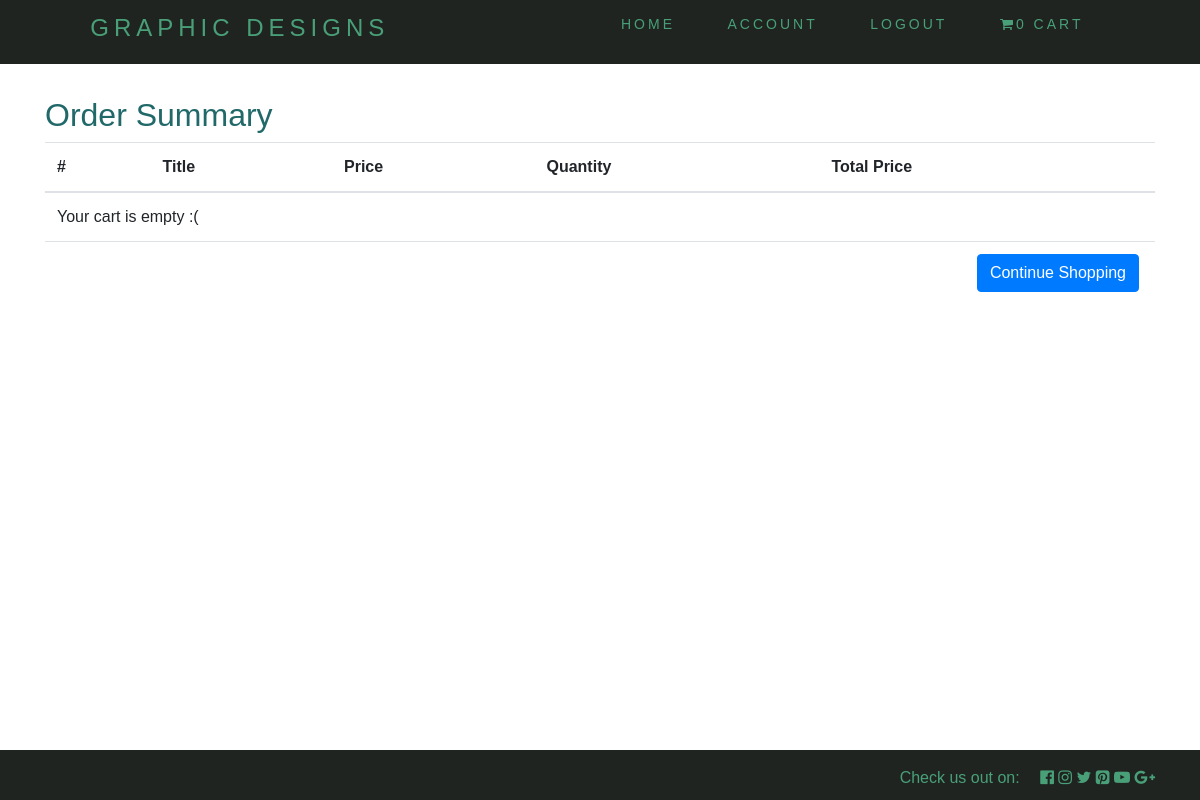
/order-summary/ (signed in), run on an earlier commit of the app's database.
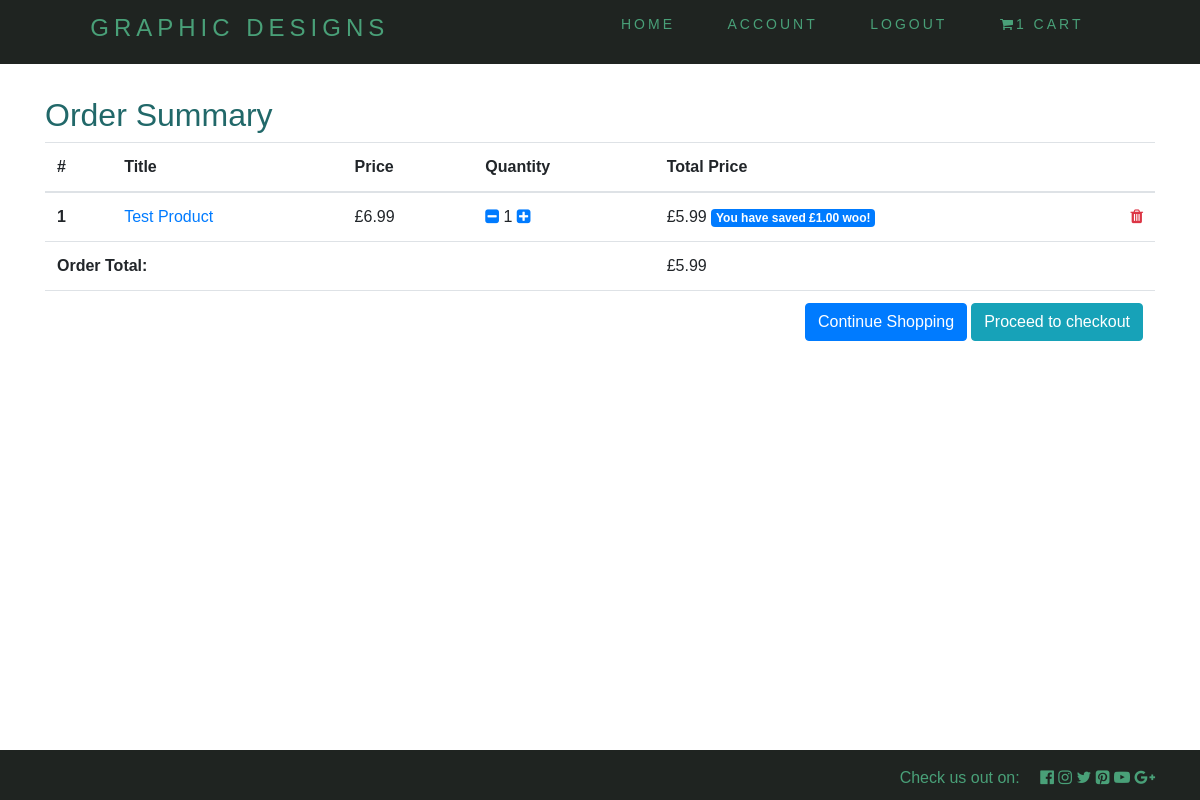
And on a later commit of the database.
### users/models.py (models this page shows, shortened)
class Order(models.Model):
    user = models.ForeignKey(User, on_delete=models.CASCADE)
    items = models.ManyToManyField(OrderItem)
    start_date = models.DateTimeField(auto_now_add=True)
    ordered_date = models.DateTimeField()
    ordered = models.BooleanField(default=False)
    billing_address = models.ForeignKey('BillingAddress', on_delete=models.SET_NULL, blank=True, null=True)
    payment = models.ForeignKey('Payment', on_delete=models.SET_NULL, blank=True, null=True)
    def get_total(self):
        total = 0
        for order_item in self.items.all():
            total += order_item.get_final_price()
        return total

class OrderItem(models.Model):
    user = models.ForeignKey(User, on_delete=models.CASCADE)
    ordered = models.BooleanField(default=False)
    item = models.ForeignKey(Item, on_delete=models.CASCADE)
    quantity = models.IntegerField(default=1)
    def get_total_price(self):
        return self.quantity * self.item.price
    def get_total_discount_price(self):
        return self.quantity * self.item.discount_price
    def get_savings(self):
        return self.get_total_price() - self.get_total_discount_price()
    def get_final_price(self):
        if self.item.discount_price:
            return self.get_total_discount_price()
        return self.get_total_price()
    def  get_absolute_url(self):
        return reverse('core:product', kwargs={
            'slug': self.item.slug
        })

class Item(models.Model):
    title = models.CharField(max_length=100)
    price = models.FloatField()
    discount_price = models.FloatField(blank=True, null=True)
    size = models.CharField(choices=SIZE_CHOICES, default='S', max_length=2)
    image = models.ImageField(default='default.jpg', upload_to='product_pics')
    slug = models.SlugField()
    description = models.TextField(default='This is a test description, please update')

### graphic_designs/views.py (the view)
# urls.py: path('order-summary/', views.OrderSummaryView.as_view(), name='order-summary'),
class OrderSummaryView(LoginRequiredMixin, View):
    def get(self, *args, **kwargs):
        try:
            order = Order.objects.get(user=self.request.user, ordered=False)
            context = {
                'object':order
            }
            return render(self.request, "app/order_summary.html", context)
        except ObjectDoesNotExist:
            messages.error(self.request, "You do not have an active order")
            return redirect("core:home")
        return render(self.request, "app/order_summary.html")

### graphic_designs/templatetags/cart_template_tags.py (called while the page is built)
@register.filter
def cart_item_count(user):
    if user.is_authenticated:
        query = Order.objects.filter(user=user, ordered=False)
        if query.exists():
            return query[0].items .count()
    return 0

### graphic_designs/templates/app/order_summary.html
{% extends 'app/base.html' %}
{% block body %}
    <div class="col-md-12">
        <div class="text-nowrap mt-5 mobile-center">
            <h2>Order Summary</h2>
            <table class="table">
                <thead>
                    <tr>
                        <th scope="col">#</th>
                        <th scope="col">Title</th>
                        <th scope="col">Price</th>
                        <th scope="col">Quantity</th>
                        <th scope="col">Total Price</th>
                    </tr>
                </thead>
                <tbody>
                    {% for order_item in object.items.all %}
                    <tr>
                        <th scope="row">{{ forloop.counter }}</th>
                        <td><a href="{{ order_item.get_absolute_url }}">{{ order_item.item.title }}</a></td>
                        <td>
                            £{{ order_item.item.price }}
                        </td>
                        <td>
                            <a href="{% url 'core:remove-single-item-from-cart' order_item.item.slug %}">
                                <i class="fa fa-minus-square" aria-hidden="true"></i>
                            </a>
                            {{ order_item.quantity }}
                            <a href="{% url 'core:add-to-cart' order_item.item.slug %}">
                                <i class="fa fa-plus-square" aria-hidden="true"></i>
                            </a>
                        </td>
                        <td>
                            {% if order_item.item.discount_price %}
                                £{{ order_item.get_total_discount_price }}
                                <span class="badge badge-primary">You have saved £{{ order_item.get_savings }}0 woo!</span>
                            {% else %}
                                £{{ order_item.get_total_price }}
                            {% endif %}
                            <a class="float-right text-danger" href="{% url 'core:remove-from-cart' order_item.item.slug %}">
                                <i class="fa fa-trash" aria-hidden="true"></i>
                            </a>
                        </td>
                    </tr>
                    {% empty %}
                        <tr>
                            <td colspan="5">Your cart is empty :(</td>
                        </tr>
                        <tr>
                            <td colspan="5">
                                <a href="{% url 'core:home' %}" class="btn btn-primary float-right mr-1">Continue Shopping</a>
                            </td>
                        </tr>
                    {% endfor %}
                    {% if object.get_total %}
                    <tr>
                        <td colspan="4"><strong>Order Total:</strong></td>
                        <td colspan="1">£{{ object.get_total }}</td>
                    </tr>
                    <tr>
                        <td colspan="5" class="mobile-right">
                            <a href="{% url 'core:checkout' %}" class="btn btn-info float-right">Proceed to checkout</a>
                            <a href="{% url 'core:home' %}" class="btn btn-primary float-right mr-1">Continue Shopping</a>
                        </td>
                    </tr>
                    {% endif %}
                </tbody>
            </table>
        </div>
    </div>
{% endblock %}

### graphic_designs/templates/app/base.html (shortened to what this page needs)
{% load static %}
{% load cart_template_tags %}
<!DOCTYPE html>
<html lang="en">
<head>
    <link href="https://stackpath.bootstrapcdn.com/font-awesome/4.7.0/css/font-awesome.min.css" rel="stylesheet">
    <link rel="stylesheet" href="https://stackpath.bootstrapcdn.com/bootstrap/4.3.1/css/bootstrap.min.css">
    <link rel="stylesheet" type="text/css" href="{% static 'css/style.css' %}">
</head>
<body>
    <div class="site-header">
        <nav>
            <div class="logo">
                <h4 class="header-text"><a href="{% url 'core:home' %}">Graphic Designs</a></h4>
            </div>
            <ul class="nav-links">
                <li class="navs"><a href="{% url 'core:home' %}">Home</a></li>
                {% if user.is_authenticated %}
                    <li class="navs"><a href="{% url 'account' %}">Account</a></li>
                    <li class="navs"><a href="{% url 'logout' %}">Logout</a></li>
                    <li class="navs"><a href="{% url 'core:order-summary' %}"><i class="fa fa-shopping-cart" aria-hidden="true"></i><span>{{ request.user|cart_item_count }}</span> Cart</a></li>
                {% else %}
                    <li class="navs"><a href="{% url 'login' %}">Login</a></li>
                    <li class="navs"><a href="{% url 'register' %}">Register</a></li>
                {% endif %}
            </ul>
        </nav>
    </div>
    <div class="container main-content mt-5">
        <div class="row">
            {% block body %}{% endblock %}
        </div>
    </div>
    <footer class="footer py-3">
        <div class="container">
            <span class="text-muted">Check us out on:
                <i class="fa fa-facebook-official ml-3" aria-hidden="true"></i>
                <i class="fa fa-instagram" aria-hidden="true"></i>
                <i class="fa fa-twitter" aria-hidden="true"></i>
                <i class="fa fa-pinterest-square" aria-hidden="true"></i>
                <i class="fa fa-youtube-play" aria-hidden="true"></i>
                <i class="fa fa-google-plus" aria-hidden="true"></i>
            </span>
        </div>
    </footer>
</body>
</html>

What changed in the data, as far as the page shows it:
now on this page (row unchanged): OrderItem: item "Test Product", item.price "6.99", quantity "1", get_total_discount_price "5.99", get_savings "1.0"
now on this page (row edited): Order: get_total "5.99"
Also different on the page:
{{ request.user|cart_item_count }}: "0" → "1"
text no longer shown: "Your cart is empty :("
text now shown: "Order Total: £ Proceed to checkout"
